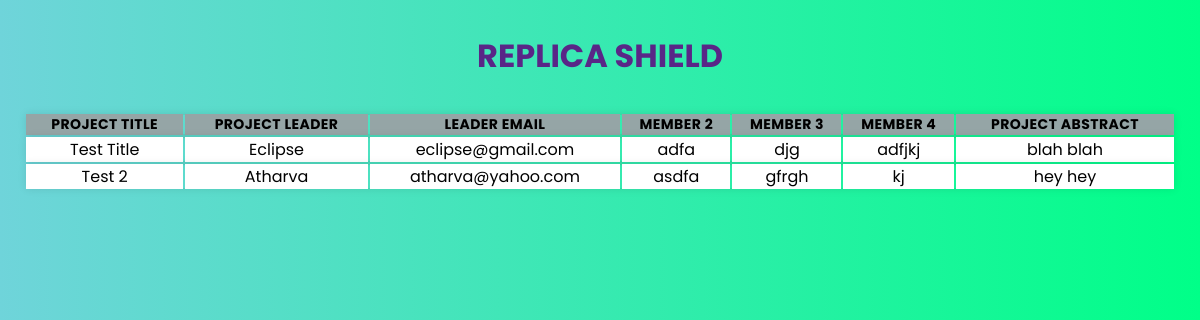
/adminprofile/database/ (signed in), run on an earlier commit of the app's database.
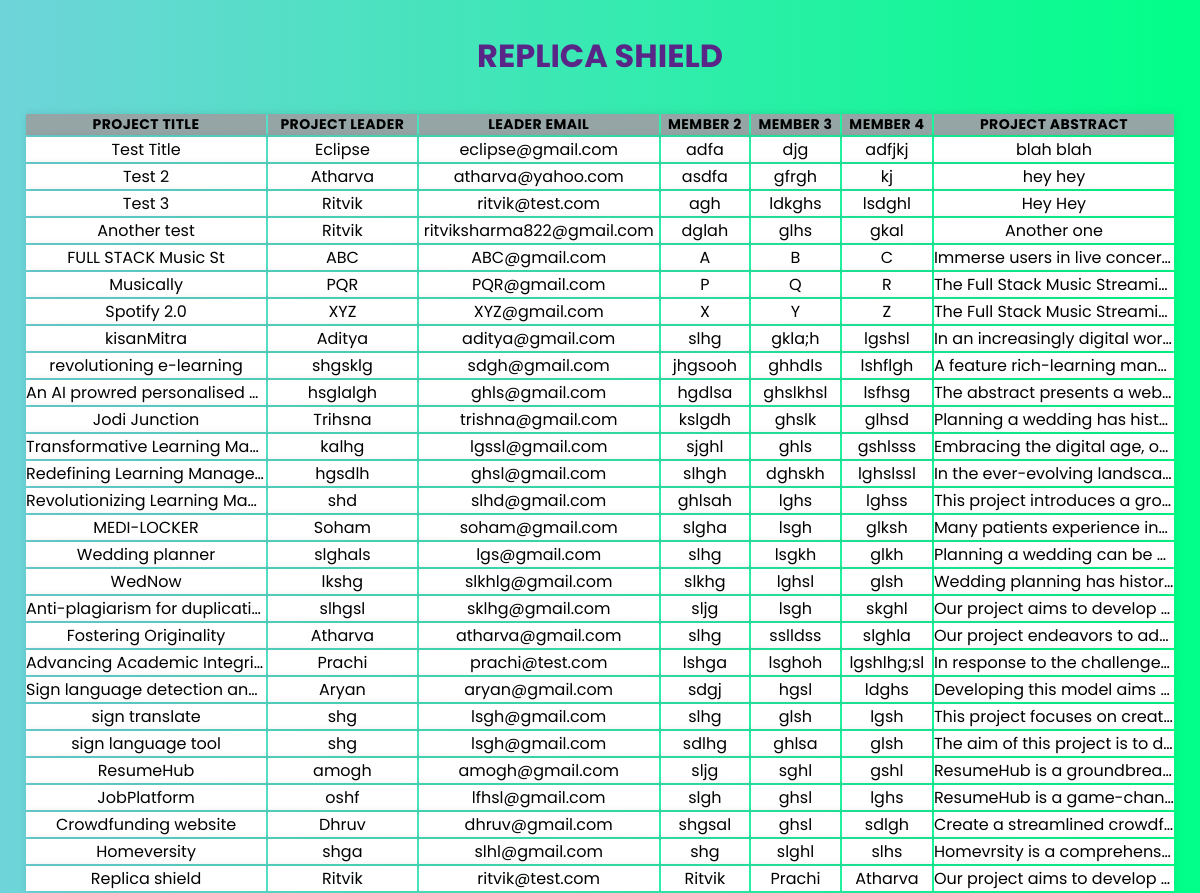
And on a later commit of the database.
### responses/models.py (models this page shows)
class Response(models.Model):
    title           = models.CharField(max_length = 50)
    leader          = models.CharField(max_length = 50)
    leader_email    = models.EmailField()
    member2         = models.CharField(max_length = 50)
    member3         = models.CharField(max_length = 50)
    member4         = models.CharField(max_length = 50)
    abstract        = models.TextField()

### adminlogin/views.py (the view)
# urls.py: path('database/', views.database_view, name='DataView'),
@login_required
def database_view(request):
    responses = Response.objects.all()
    return render(request, 'dataview.html', {'responses': responses})

### adminlogin/templates/dataview.html (shortened to what this page needs)
<!DOCTYPE html>
<html lang="en">
<head>
</head>
<body>
    <div class="container">
        <div class="replica-shield-header">
            <h1 class="replica-shield-title">REPLICA SHIELD</h1>
        </div>
        <table>
            <tr class="table-row">
                <th class="table-header">Project Title</th>
                <th class="table-header">Project Leader</th>
                <th class="table-header">Leader Email</th>
                <th class="table-header">Member 2</th>
                <th class="table-header">Member 3</th>
                <th class="table-header">Member 4</th>
                <th class="table-header">Project Abstract</th>
            </tr>
            {% for response in responses %}
            <tr class="table-row">
                <td class="table-data">{{response.title}}</td>
                <td class="table-data">{{response.leader}}</td>
                <td class="table-data">{{response.leader_email}}</td>
                <td class="table-data">{{response.member2}}</td>
                <td class="table-data">{{response.member3}}</td>
                <td class="table-data">{{response.member4}}</td>
                <td class="table-data">{{response.abstract}}</td>
            </tr>
            {% endfor %}
        </table>
    </div>
</body>
</html>

### adminlogin/templates/dataview.html (style rules this page uses)
* { margin: 0; padding: 0; box-sizing: border-box; font-family: 'Poppins', sans-serif; }
body { display: flex; justify-content: center; align-items: center; height: 100vh; margin: 0; background: rgb(2, 0, 36); background: linear-gradient(90deg, rgba(2, 0, 36, 1) 0%, rgba(111, 212, 218, 1) 0%, rgba(0, 255, 136, 1) 100%); }
.container { width: 96%; margin: auto; margin-top: 0; }
.replica-shield-title { margin-top: 1em; margin-bottom: 1em; text-align: center; color: #592687; font-size: 2em; }
table { width: 100%; }
.table-data { max-width: 200px; overflow: hidden; text-overflow: ellipsis; white-space: nowrap; }
.table-row { text-align: center; background-color: #ffffff; box-shadow: 0px 0px 9px 0px rgba(0, 0, 0, 0.1); }
.table-header { background-color: #95A5A6; font-size: 14px; text-transform: uppercase; letter-spacing: 0.03em; }

What changed in the data, as far as the page shows it:
added Response: title "Test 3", leader "Ritvik", leader_email "ritvik@test.com", member2 "agh", member3 "ldkghs", member4 "lsdghl", abstract "Hey Hey"
added Response: title "Another test", leader "Ritvik", leader_email "ritviksharma822@gmail.com", member2 "dglah", member3 "glhs", member4 "gkal", abstract "Another one"
added Response: title "FULL STACK Music St", leader "ABC", leader_email "ABC@gmail.com", member2 "A", member3 "B", member4 "C", abstract "Immerse users in live concer…"
added Response: title "Musically", leader "PQR", leader_email "PQR@gmail.com", member2 "P", member3 "Q", member4 "R", abstract "The Full Stack Music Streami…"
added Response: title "Spotify 2.0", leader "XYZ", leader_email "XYZ@gmail.com", member2 "X", member3 "Y", member4 "Z", abstract "The Full Stack Music Streami…"
added Response: title "kisanMitra", leader "Aditya", leader_email "aditya@gmail.com", member2 "slhg", member3 "gkla;h", member4 "lgshsl", abstract "In an increasingly digital wor…"
added Response: title "revolutioning e-learning", leader "shgsklg", leader_email "sdgh@gmail.com", member2 "jhgsooh", member3 "ghhdls", member4 "lshflgh", abstract "A feature rich-learning man…"
added Response: title "An AI prowred personalised…", leader "hsglalgh", leader_email "ghls@gmail.com", member2 "hgdlsa", member3 "ghslkhsl", member4 "lsfhsg", abstract "The abstract presents a web…"
added Response: title "Jodi Junction", leader "Trihsna", leader_email "trishna@gmail.com", member2 "kslgdh", member3 "ghslk", member4 "glhsd", abstract "Planning a wedding has hist…"
added Response: title "Transformative Learning Ma…", leader "kalhg", leader_email "lgssl@gmail.com", member2 "sjghl", member3 "ghls", member4 "gshlsss", abstract "Embracing the digital age, o…"
added Response: title "Redefining Learning Manage…", leader "hgsdlh", leader_email "ghsl@gmail.com", member2 "slhgh", member3 "dghskh", member4 "lghslssl", abstract "In the ever-evolving landsca…"
added Response: title "Revolutionizing Learning Ma…", leader "shd", leader_email "slhd@gmail.com", member2 "ghlsah", member3 "lghs", member4 "lghss", abstract "This project introduces a gro…"
added Response: title "MEDI-LOCKER", leader "Soham", leader_email "soham@gmail.com", member2 "slgha", member3 "lsgh", member4 "glksh", abstract "Many patients experience in…"
added Response: title "Wedding planner", leader "slghals", leader_email "lgs@gmail.com", member2 "slhg", member3 "lsgkh", member4 "glkh", abstract "Planning a wedding can be…"
added Response: title "WedNow", leader "lkshg", leader_email "slkhlg@gmail.com", member2 "slkhg", member3 "lghsl", member4 "glsh", abstract "Wedding planning has histor…"
added Response: title "Anti-plagiarism for duplicati…", leader "slhgsl", leader_email "sklhg@gmail.com", member2 "sljg", member3 "lsgh", member4 "skghl", abstract "Our project aims to develop…"
added Response: title "Fostering Originality", leader "Atharva", leader_email "atharva@gmail.com", member2 "slhg", member3 "sslldss", member4 "slghla", abstract "Our project endeavors to ad…"
added Response: title "Advancing Academic Integri…", leader "Prachi", leader_email "prachi@test.com", member2 "lshga", member3 "lsghoh", member4 "lgshlhg;sl", abstract "In response to the challenge…"
added Response: title "Sign language detection an…", leader "Aryan", leader_email "aryan@gmail.com", member2 "sdgj", member3 "hgsl", member4 "ldghs", abstract "Developing this model aims…"
added Response: title "sign translate", leader "shg", leader_email "lsgh@gmail.com", member2 "slhg", member3 "glsh", member4 "lgsh", abstract "This project focuses on creat…"
added Response: title "sign language tool", leader "shg", leader_email "lsgh@gmail.com", member2 "sdlhg", member3 "ghlsa", member4 "glsh", abstract "The aim of this project is to d…"
added Response: title "ResumeHub", leader "amogh", leader_email "amogh@gmail.com", member2 "sljg", member3 "sghl", member4 "gshl", abstract "ResumeHub is a groundbrea…"
added Response: title "JobPlatform", leader "oshf", leader_email "lfhsl@gmail.com", member2 "slgh", member3 "ghsl", member4 "lghs", abstract "ResumeHub is a game-chan…"
added Response: title "Crowdfunding website", leader "Dhruv", leader_email "dhruv@gmail.com", member2 "shgsal", member3 "ghsl", member4 "sdlgh", abstract "Create a streamlined crowdf…"
added Response: title "Homeversity", leader "shga", leader_email "slhl@gmail.com", member2 "shg", member3 "slghl", member4 "slhs", abstract "Homevrsity is a comprehens…"
added Response: title "Replica shield", leader "Ritvik", leader_email "ritvik@test.com", member2 "Ritvik", member3 "Prachi", member4 "Atharva", abstract "Our project aims to develop…"
